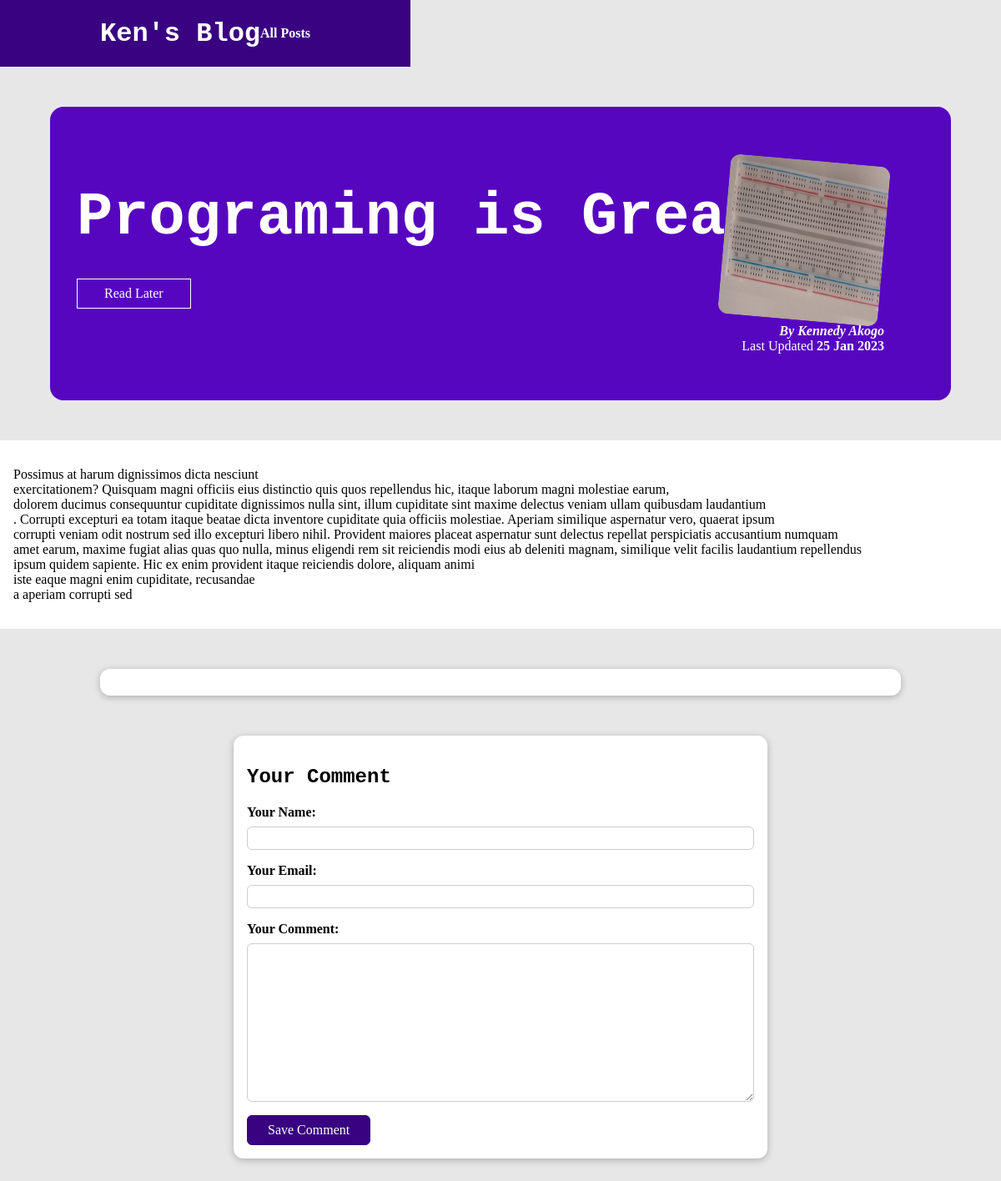
Page /posts/Programing-is-Great on the earlier database version.
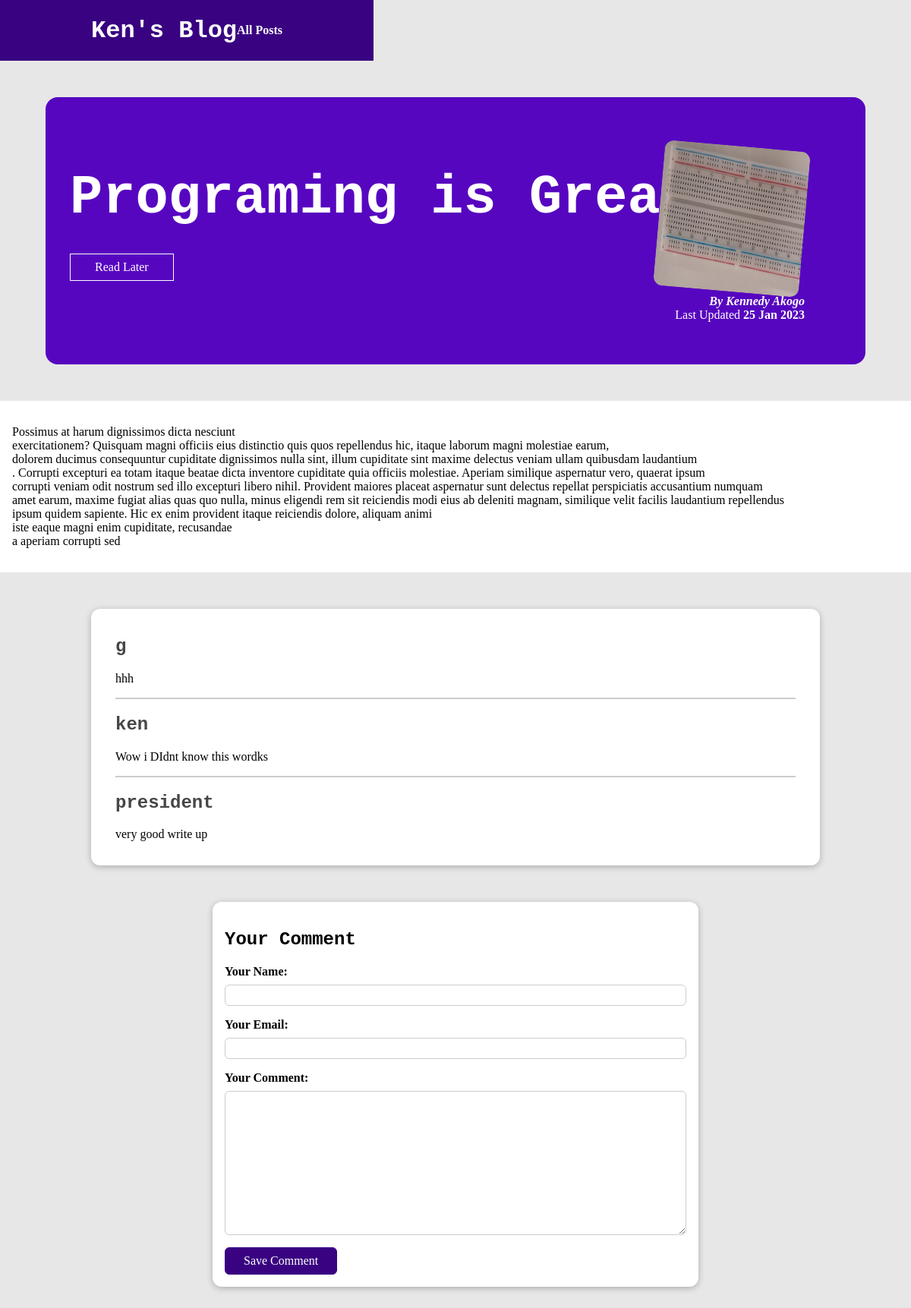
Same page on the later database version.
### blog/models.py (models this page shows, shortened)
class Post(models.Model):
    title = models.CharField(max_length=100)
    excerpt = models.CharField(max_length=1500)
    image = models.ImageField(upload_to="posts", null= True )
    author = models.ForeignKey(Author,null=True, on_delete=models.SET_NULL, related_name="posts")
    slug = models.SlugField(unique=True)
    tag = models.ManyToManyField(Tag,)
    date = models.DateField(auto_now=True)
    content = models.TextField(validators=[MinLengthValidator(10)],blank=True)

class Author(models.Model):
    first_name = models.CharField(max_length=50)
    last_name = models.CharField(max_length=50)
    email = models.EmailField()
    def full_name(self):
        return f"{self.first_name} {self.last_name}"
    def __str__(self):
        return  self.full_name()

class Comment(models.Model):
    user_name = models.CharField(max_length=20)
    user_email = models.EmailField()
    text = models.TextField(max_length=300)
    post = models.ForeignKey(Post, on_delete=models.CASCADE , related_name="comments")

### blog/views.py (the view, shortened to what this page needs)
# urls.py: path("posts/<slug:slug>",views.SinglePostView.as_view(), name="single_post"),
class SinglePostView(View):
    def get(self,request, slug):
        post = Post.objects.get(slug = slug)
        context ={
            "post":post,
            "post_tag":post.tag.all(),
            "comment_form": CommentForm,
            "comments":post.comments.all().order_by("-id")
        }
        return render(request, "blog/post-detail.html", context)

### blog/templates/blog/post-detail.html (shortened to what this page needs)
{% extends 'base.html' %}
{%load  static%}
{% block css_files%}
    <link rel="stylesheet" href="{%static "blog/post-detail.css"%}">
{%endblock%}
{% block content%}
    <section id="summary">
        <h2>{{post.title}}</h2>
        <div>
        <div id="read-later">
            <form action="{% url "read-later" %}" method="POST">
                <button>Read Later</button>
            </form>
        </div>
        </div>
        <article>
            <img src="{{post.image.url }}" alt="post-title">
            <address>By <a href="mailto:{{post.author.email}}">{{post.author}}</a></address>
            <div>
                Last Updated <time>{{post.date|date:"d M Y"}}</time>
            </div>
        </article>
    </section>
    <main>
    {{post.content|linebreaks }}
</main>
<section id="comments">
    <ul>
        {% for comment in comments%}
           <li>
            <h2>{{ comment.user_name}}</h2>
            <p>{{ comment.text|linebreaks}}</p>
           </li>
        {%endfor%}
    </ul>
</section>
    <section id="comment-form" >
        <h2>Your Comment</h2>
        <form  action ="{% url "single_post" post.slug  %}" method="POST">
            {% for form_field in comment_form%}
            <div class="form-control {% if form_field.errors %} invalid {%endif%}" >
                {{form_field.label_tag}}
                {{ form_field}}
            </div>
            {% endfor%}
            <button>Save Comment</button>
        </form>
    </section>
{%endblock%}

### templates/base.html (shortened to what this page needs)
{%load static%}
<!DOCTYPE html>
<html>
    <head>
        <link rel="stylesheet" href="{%static "app.css"%}">
        {% block css_files%}
        {%endblock%}
    </head>
    <body>
            <header id="main-navigation">
                <h1><a href="{% url "home"%}">Ken's Blog</a></h1>
                <nav>
                    <a href="{%url "all-post"%}">All Posts</a>
                </nav>
            </header>
        {% block content%}
        {%endblock%}
    </body>
</html>

### static/app.css (style rules this page uses)
* { box-sizing: border-box; }
body { margin: 0; }
h1, h2, h3 { font-family: 'Courier New', Courier, monospace; }
#main-navigation { width: 100; height: 5rem; display: flex; justify-content: space-between; align-items: center; padding: 0 10%; position: absolute; top: 0; left: 0; }
#main-navigation a { text-decoration: none; color: white; font-weight: bold; }

### blog/static/blog/post-detail.css (style rules this page uses)
body { background-color: #e7e7e7; }
#main-navigation { background-color: #390281; box-shadow: 0 2px 8px rbga(0,0,0,0.25); }
#summary { margin: 8rem auto 3rem auto; padding: 2rem; width: 90%; max-width: 90rem; border-radius: 16px; background-color: #5706c0; position: relative; box-shadow: 0 2px 8px rbga(0,0,0,0.25); height: 22rem; }
#summary h2 { color: white; font-size: 4.5rem; margin-bottom: 0.25rem; }
#summary article { position: absolute; top: 2rem; right: 3rem; padding: 1rem 2rem; border-radius: 12px; text-align: right; color: white; }
#summary article img { width: 12rem; height: 12rem; border-radius: 12px; transform: rotatez(5deg); margin-top: 1rem; }
#summary address { font-weight: bold; }
#summary a { color:white; text-decoration: none; }
#summary time { font-weight: bold; }
main { width: 90; max-width: 90rem; margin: 3rem auto; background-color: white; padding: 1rem; border-radius: 0 2px 8px rbga(0, 0, 0,0.25); }
#comment-form { margin: 3rem auto; width: 90%; max-width: 40rem; border-radius: 12px; background-color: white; padding: 1rem; box-shadow: 0 2px 8px rgba(0,0,0,0.25); }
#comment-form button { font:inherit; background-color: #390281; color: white; border: 1px solid #390281; border-radius: 6px; padding: 0.5rem 1.5rem; cursor: pointer; }
.form-control { margin-bottom: 1rem; }
.form-control label { font-weight: bold; margin-bottom: 0.5rem; display: block; }
.form-control input, .form-control textarea { display: block; width: 100%; font: inherit; padding: 0.25rem; border-radius:6px ; border: 1px solid #ccc; }
#comments { margin: 3rem auto; width: 90%; max-width: 60rem; border-radius: 12px; background-color: white; padding: 1rem 2rem; box-shadow: 0 2px 8px rgba(0,0,0,0.25); }
#read-later { margin:2rem 0 ; }
#read-later button { background-color: transparent; border: 1px solid white; padding: 0.5rem 2rem; font: inherit; color: white; cursor: pointer; }
#comments ul { list-style: none; margin: 0; padding: 0; }
#comments li { margin-bottom: 1rem; border-bottom: 2px solid #ccc ; }
#comments li:last-of-type { border-bottom: none; }
#comments h2 { color:#464646; }

Differences in the rows shown:
added Comment: user_name "g", text "hhh"
added Comment: user_name "ken", text "Wow i DIdnt know this wordks"
added Comment: user_name "president", text "very good write up"
